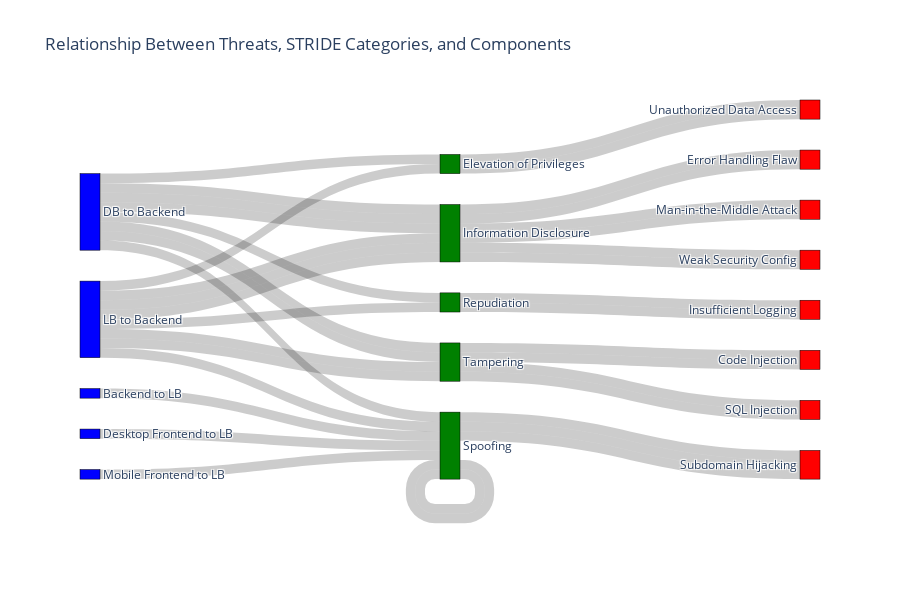

Here is the notebook cell this chart was saved with:
### Code cell
import plotly.graph_objects as go

nodes = list(df['Interaction Name'].unique()) + list(df['Category'].unique()) + list(df['Summary abbv'].unique())

# Define links
links = []
for i, row in df.iterrows():
    links.append({
        'source': row['Interaction Name'],
        'target': row['Category'],
        'value': 1
    })
    links.append({
        'source': row['Category'],
        'target': row['Summary abbv'],
        'value': 1
    })

# Create Sankey diagram
fig = go.Figure(data=[go.Sankey(
    node=dict(
        pad=15,
        thickness=20,
        line=dict(color="black", width=0.5),
        label=nodes,
        color=['blue']*len(df['Interaction Name'].unique()) + ['green']*len(df['Category'].unique()) + ['red']*len(df['Summary abbv'].unique())
    ),
    link=dict(
        source=[nodes.index(link['source']) for link in links],
        target=[nodes.index(link['target']) for link in links],
        value=[link['value'] for link in links],
    )
)])

# Update layout
fig.update_layout(title_text="Relationship Between Threats, STRIDE Categories, and Components", height=600)

# Show plot
fig.show()

### Figure 1 — Plotly figure (JSON) as saved in the notebook; plotly's stock layout.template omitted (floating-point values rounded to 4 significant figures)
{"data": [{"link": {"source": [0, 5, 1, 6, 1, 7, 1, 7, 1, 7, 1, 8, 1, 5, 1, 9, 1, 9, 2, 5, 3, 6, 3, 7, 3, 7, 3, 7, 3, 8, 3, 5, 3, 9, 3, 9, 4, 5], "target": [5, 10, 6, 11, 7, 12, 7, 13, 7, 14, 8, 15, 5, 5, 9, 17, 9, 18, 5, 10, 6, 11, 7, 12, 7, 13, 7, 14, 8, 15, 5, 5, 9, 17, 9, 18, 5, 10], "value": [1, 1, 1, 1, 1, 1, 1, 1, 1, 1, 1, 1, 1, 1, 1, 1, 1, 1, 1, 1, 1, 1, 1, 1, 1, 1, 1, 1, 1, 1, 1, 1, 1, 1, 1, 1, 1, 1]}, "node": {"color": ["blue", "blue", "blue", "blue", "blue", "green", "green", "green", "green", "green", "red", "red", "red", "red", "red", "red", "red", "red", "red"], "label": ["Backend to LB", "DB to Backend", "Desktop Frontend to LB", "LB to Backend", "Mobile Frontend to LB", "Spoofing", "Elevation of Privileges", "Information Disclosure", "Repudiation", "Tampering", "Subdomain Hijacking", "Unauthorized Data Access", "Error Handling Flaw", "Man-in-the-Middle Attack", "Weak Security Config", "Insufficient Logging", "Spoofing", "Code Injection", "SQL Injection"], "line": {"color": "black", "width": 0.5}, "pad": 15, "thickness": 20}, "type": "sankey"}], "layout": {"height": 600, "title": {"text": "Relationship Between Threats, STRIDE Categories, and Components"}}}
